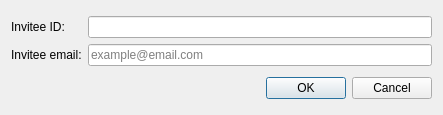
<?xml version="1.0" encoding="UTF-8"?>
<ui version="4.0">
 <class>InviteDialog</class>
 <widget class="QDialog" name="InviteDialog">
  <property name="geometry">
   <rect>
    <x>0</x>
    <y>0</y>
    <width>443</width>
    <height>115</height>
   </rect>
  </property>
  <property name="windowTitle">
   <string>Dialog</string>
  </property>
  <layout class="QVBoxLayout" name="verticalLayout_3">
   <item>
    <layout class="QHBoxLayout" name="horizontalLayout">
     <item>
      <layout class="QVBoxLayout" name="verticalLayout_2">
       <item>
        <widget class="QLabel" name="id_label">
         <property name="text">
          <string>Invitee ID:</string>
         </property>
         <property name="buddy">
          <cstring>id_lineedit</cstring>
         </property>
        </widget>
       </item>
       <item>
        <widget class="QLabel" name="email_label">
         <property name="text">
          <string>Invitee email:</string>
         </property>
         <property name="buddy">
          <cstring>email_lineedit</cstring>
         </property>
        </widget>
       </item>
      </layout>
     </item>
     <item>
      <layout class="QVBoxLayout" name="verticalLayout">
       <item>
        <widget class="QLineEdit" name="id_lineedit">
         <property name="placeholderText">
          <string/>
         </property>
        </widget>
       </item>
       <item>
        <widget class="QLineEdit" name="email_lineedit">
         <property name="maxLength">
          <number>160</number>
         </property>
         <property name="placeholderText">
          <string>example@email.com</string>
         </property>
        </widget>
       </item>
      </layout>
     </item>
    </layout>
   </item>
   <item>
    <widget class="QDialogButtonBox" name="button_box">
     <property name="orientation">
      <enum>Qt::Horizontal</enum>
     </property>
     <property name="standardButtons">
      <set>QDialogButtonBox::Cancel|QDialogButtonBox::Ok</set>
     </property>
    </widget>
   </item>
  </layout>
 </widget>
 <resources/>
 <connections>
  <connection>
   <sender>button_box</sender>
   <signal>accepted()</signal>
   <receiver>InviteDialog</receiver>
   <slot>accept()</slot>
   <hints>
    <hint type="sourcelabel">
     <x>248</x>
     <y>254</y>
    </hint>
    <hint type="destinationlabel">
     <x>157</x>
     <y>274</y>
    </hint>
   </hints>
  </connection>
  <connection>
   <sender>button_box</sender>
   <signal>rejected()</signal>
   <receiver>InviteDialog</receiver>
   <slot>reject()</slot>
   <hints>
    <hint type="sourcelabel">
     <x>316</x>
     <y>260</y>
    </hint>
    <hint type="destinationlabel">
     <x>286</x>
     <y>274</y>
    </hint>
   </hints>
  </connection>
 </connections>
</ui>
